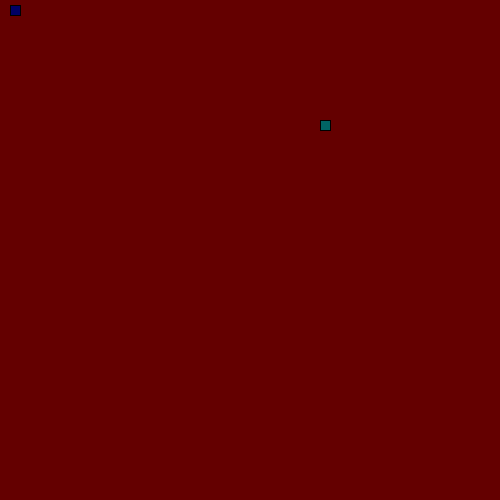
Frame 1 (no input)
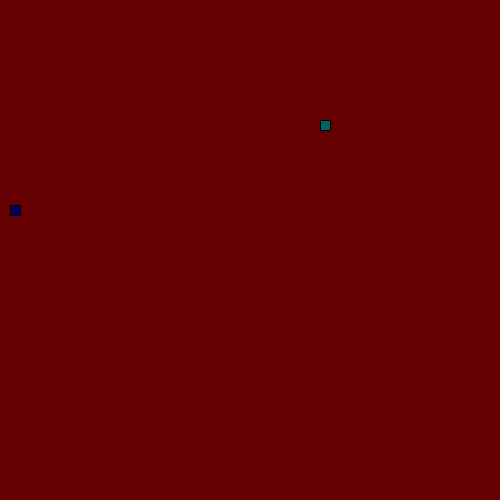
Frame 60 (the mouse pressed at the canvas centre just before this capture)
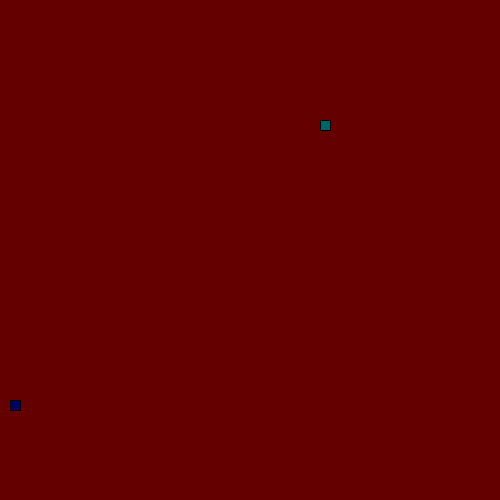
Frame 120 (the mouse held since frame 60 and released just before this capture)

The Processing sketch that drew these frames (run headless with seeded random() and noise(); from frame 60 on, the mouse is pressed at the canvas centre):

// Processing sketch: LeagueSnake
// ── LeagueSnake.pde
//*
// ***** SEGMENT CLASS *****
// This class will be used to represent each part of the moving snake.
//*

class Segment {

//Add x and y member variables. They will hold the corner location of each segment of the snake.
int x;
int y;
public Segment(int x, int y){
   this.x = x;
   this.y = y;
}
}




// Add a constructor with parameters to initialize each variable.






//*
// ***** GAME VARIABLES *****
// All the game variables that will be shared by the game methods are here
//*
Segment head;
int foodX;
int foodY;
int direction = UP;
int pieces = 0;





//*
// ***** SETUP METHODS *****
// These methods are called at the start of the game.
//*

void setup() {
size(500, 500);
head = new Segment(10, 10);
frameRate(20);
dropFood();
}

void dropFood() {
  //Set the food in a new random location
   foodX = ((int)random(50)*10);
   foodY = ((int)random(50)*10);
}



//*
// ***** DRAW METHODS *****
// These methods are used to draw the snake and its food 
//*

void draw() {
  background(100, 0, 0);
  drawFood();
  move();
  drawSnake();  
  eat();
}

void drawFood() {
  //Draw the food
  fill(0, 100,  100);      
  rect(foodX, foodY, 10,10 );
  
}

void drawSnake() {
  //Draw the head of the snake followed by its tail
  fill(0, 0, 100);
  rect(head.x, head.y, 10, 10);
}


//*
// ***** TAIL MANAGEMENT METHODS *****
// These methods make sure the tail is the correct length.
//*

void drawTail() {
  //Draw each segment of the tail 
  
      
}

void manageTail() {
  //After drawing the tail, add a new segment at the "start" of the tail and remove the one at the "end" 
  //This produces the illusion of the snake tail moving.
  
}

void checkTailCollision() {
  //If the snake crosses its own tail, shrink the tail back to one segment
  
}



//*
// ***** CONTROL METHODS *****
// These methods are used to change what is happening to the snake
//*

void keyPressed() {
  //Set the direction of the snake according to the arrow keys pressed
  if(keyCode==UP) {
    direction=UP;
}
else if (keyCode==DOWN) {
  direction=DOWN; 
}
else if (keyCode==LEFT) {
  direction=LEFT;
}
else if (keyCode==RIGHT){
  direction=RIGHT;
}
}

void move() {
  //Change the location of the Snake head based on the direction it is moving.
  switch (direction) {
    

     case UP:
     head.y=head.y-5;
      break;
     case DOWN:
head.y=head.y+5;
 break;
case LEFT:
head.x=head.x-5; 
 break;
case RIGHT:
head.x=head.x+5; 
 break;
 
     default:
head.y=head.y;
head.x=head.x;
 break;
}
  checkBoundaries();
}

void checkBoundaries() {
 //If the snake leaves the frame, make it reappear on the other side
 if(head.x==500){
   head.x = 5;
}
else if (head.x==0) {
  head.x = 495;
}
else if (head.y ==0) {
head.y= 495;
}
else if (head.y==500) {
  head.y=5;
}
}






void eat() {
  //When the snake eats the food, its tail should grow and more food appear
if (head.x==foodX&&head.y==foodY) {
  pieces=pieces+1;
  dropFood();
  
}
}
